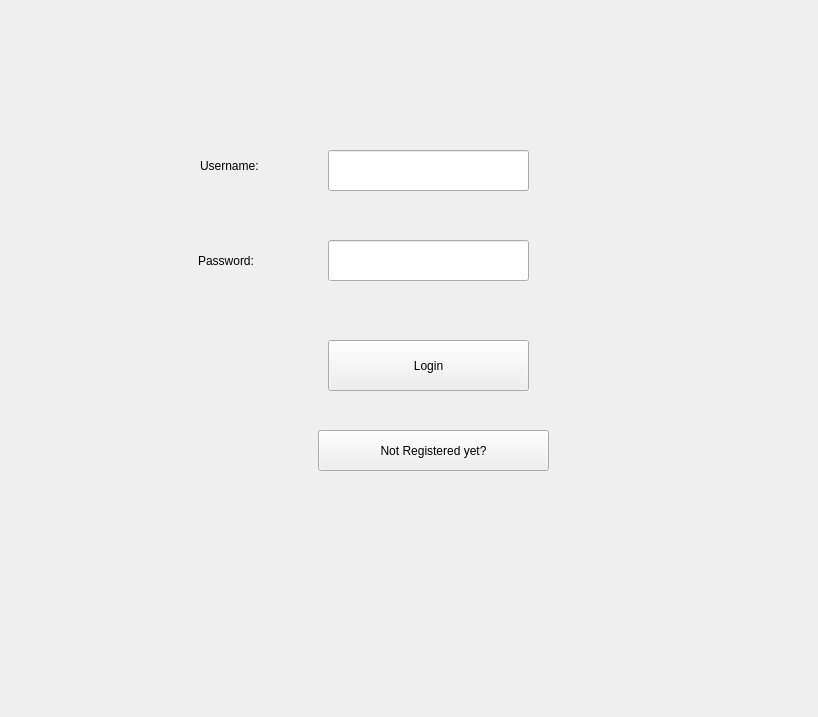
<?xml version="1.0" encoding="UTF-8"?>
<ui version="4.0">
 <class>Login1</class>
 <widget class="QWidget" name="Login1">
  <property name="geometry">
   <rect>
    <x>0</x>
    <y>0</y>
    <width>818</width>
    <height>717</height>
   </rect>
  </property>
  <property name="windowTitle">
   <string>Form</string>
  </property>
  <widget class="QPushButton" name="pushButton">
   <property name="geometry">
    <rect>
     <x>318</x>
     <y>430</y>
     <width>231</width>
     <height>41</height>
    </rect>
   </property>
   <property name="text">
    <string>Not Registered yet?</string>
   </property>
  </widget>
  <widget class="QLabel" name="passwordLabel">
   <property name="geometry">
    <rect>
     <x>198</x>
     <y>240</y>
     <width>121</width>
     <height>41</height>
    </rect>
   </property>
   <property name="text">
    <string>Password: </string>
   </property>
  </widget>
  <widget class="QLineEdit" name="passwordLineEdit">
   <property name="geometry">
    <rect>
     <x>328</x>
     <y>240</y>
     <width>201</width>
     <height>41</height>
    </rect>
   </property>
  </widget>
  <widget class="QPushButton" name="loginButton">
   <property name="geometry">
    <rect>
     <x>328</x>
     <y>340</y>
     <width>201</width>
     <height>51</height>
    </rect>
   </property>
   <property name="text">
    <string>Login</string>
   </property>
  </widget>
  <widget class="QLineEdit" name="usernameLineEdit">
   <property name="geometry">
    <rect>
     <x>328</x>
     <y>150</y>
     <width>201</width>
     <height>41</height>
    </rect>
   </property>
  </widget>
  <widget class="QLabel" name="usernameLabel">
   <property name="geometry">
    <rect>
     <x>200</x>
     <y>150</y>
     <width>111</width>
     <height>31</height>
    </rect>
   </property>
   <property name="text">
    <string>Username: </string>
   </property>
  </widget>
 </widget>
 <resources/>
 <connections/>
</ui>
